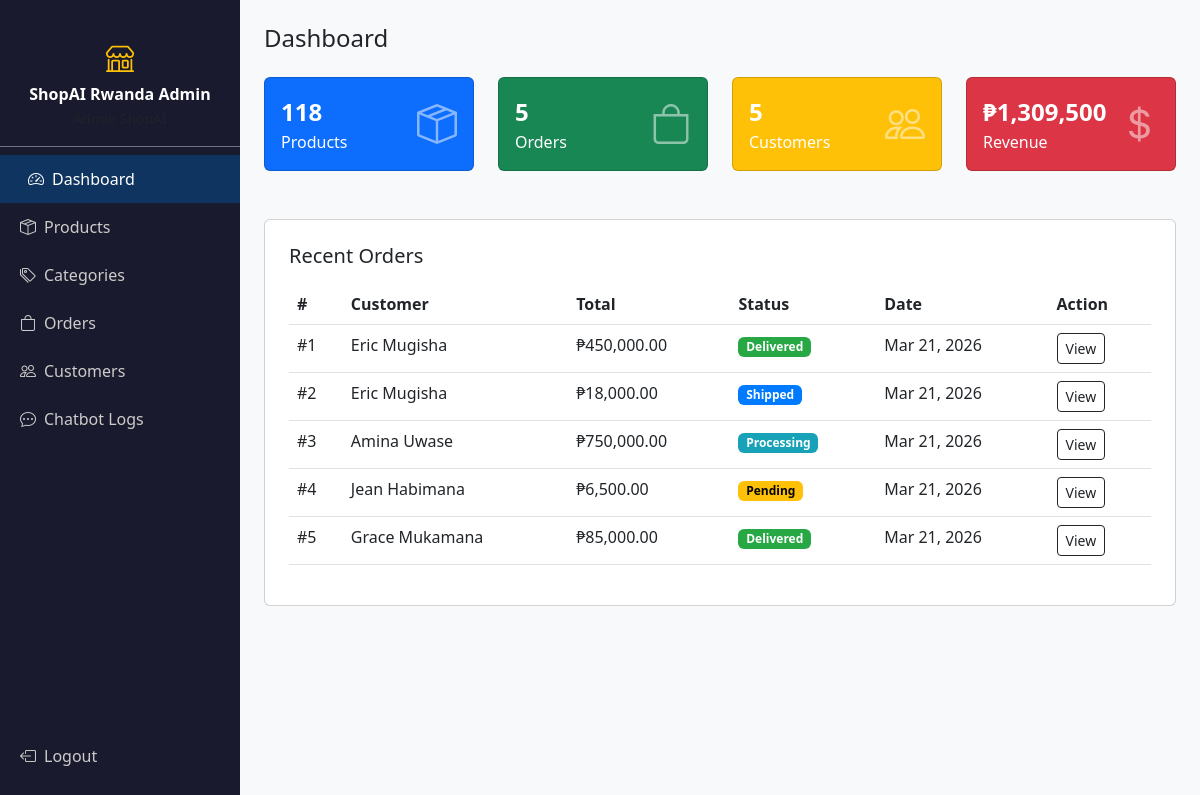
The page /ecommerce-chatbot/admin/index.php (signed in) on the database its author committed.
### tables this page shows
CREATE TABLE orders (
    id INT AUTO_INCREMENT PRIMARY KEY,
    user_id INT NOT NULL,
    total_price DECIMAL(12,2) NOT NULL,
    status ENUM('pending','processing','shipped','delivered','cancelled') DEFAULT 'pending',
    address TEXT,
    payment_method VARCHAR(50) DEFAULT 'cod',
    created_at TIMESTAMP DEFAULT CURRENT_TIMESTAMP,
    FOREIGN KEY (user_id) REFERENCES users(id) ON DELETE CASCADE
);

CREATE TABLE users (
    id INT AUTO_INCREMENT PRIMARY KEY,
    name VARCHAR(100) NOT NULL,
    email VARCHAR(150) UNIQUE NOT NULL,
    password VARCHAR(255) NOT NULL,
    role ENUM('customer','admin') DEFAULT 'customer',
    phone VARCHAR(20),
    address TEXT,
    created_at TIMESTAMP DEFAULT CURRENT_TIMESTAMP
);

### ecommerce-chatbot/admin/index.php (the view)
<?php require_once 'includes/admin_header.php'; ?>
<?php
$total_products = $conn->query("SELECT COUNT(*) as c FROM products")->fetch_assoc()['c'];
$total_orders   = $conn->query("SELECT COUNT(*) as c FROM orders")->fetch_assoc()['c'];
$total_users    = $conn->query("SELECT COUNT(*) as c FROM users WHERE role='customer'")->fetch_assoc()['c'];
$total_revenue  = $conn->query("SELECT SUM(total_price) as s FROM orders WHERE status != 'cancelled'")->fetch_assoc()['s'] ?? 0;
$recent_orders  = $conn->query("SELECT o.*, u.name FROM orders o JOIN users u ON o.user_id=u.id ORDER BY o.created_at DESC LIMIT 5");
?>
<div class="admin-content">
    <h4 class="mb-4">Dashboard</h4>
    <div class="row g-4 mb-5">
        <div class="col-md-3">
            <div class="card text-white bg-primary p-3">
                <div class="d-flex justify-content-between align-items-center">
                    <div><div class="fs-4 fw-bold"><?= $total_products ?></div><div>Products</div></div>
                    <i class="bi bi-box-seam fs-1 opacity-50"></i>
                </div>
            </div>
        </div>
        <div class="col-md-3">
            <div class="card text-white bg-success p-3">
                <div class="d-flex justify-content-between align-items-center">
                    <div><div class="fs-4 fw-bold"><?= $total_orders ?></div><div>Orders</div></div>
                    <i class="bi bi-bag fs-1 opacity-50"></i>
                </div>
            </div>
        </div>
        <div class="col-md-3">
            <div class="card text-white bg-warning p-3">
                <div class="d-flex justify-content-between align-items-center">
                    <div><div class="fs-4 fw-bold"><?= $total_users ?></div><div>Customers</div></div>
                    <i class="bi bi-people fs-1 opacity-50"></i>
                </div>
            </div>
        </div>
        <div class="col-md-3">
            <div class="card text-white bg-danger p-3">
                <div class="d-flex justify-content-between align-items-center">
                    <div><div class="fs-4 fw-bold">₱<?= number_format($total_revenue, 0) ?></div><div>Revenue</div></div>
                    <i class="bi bi-currency-dollar fs-1 opacity-50"></i>
                </div>
            </div>
        </div>
    </div>
    <div class="card p-4">
        <h5 class="mb-3">Recent Orders</h5>
        <table class="table table-hover">
            <thead><tr><th>#</th><th>Customer</th><th>Total</th><th>Status</th><th>Date</th><th>Action</th></tr></thead>
            <tbody>
            <?php while ($o = $recent_orders->fetch_assoc()): ?>
            <tr>
                <td>#<?= $o['id'] ?></td>
                <td><?= htmlspecialchars($o['name']) ?></td>
                <td>₱<?= number_format($o['total_price'], 2) ?></td>
                <td><span class="badge status-<?= $o['status'] ?>"><?= ucfirst($o['status']) ?></span></td>
                <td><?= date('M d, Y', strtotime($o['created_at'])) ?></td>
                <td><a href="orders.php?view=<?= $o['id'] ?>" class="btn btn-sm btn-outline-dark">View</a></td>
            </tr>
            <?php endwhile; ?>
            </tbody>
        </table>
    </div>
</div>
<?php require_once 'includes/admin_footer.php'; ?>

### ecommerce-chatbot/assets/css/style.css (style rules this page uses)
body { font-family: 'Segoe UI', sans-serif; background: #f8f9fa; }
.admin-content { margin-left: 240px; padding: 24px; }
.status-pending { background: #ffc107; color: #000; }
.status-processing { background: #17a2b8; color: #fff; }
.status-shipped { background: #007bff; color: #fff; }
.status-delivered { background: #28a745; color: #fff; }

### rows shown on the page
orders: id "1", user.name "Eric Mugisha", total_price "450,000.00", status "Delivered", created_at "Mar 21, 2026"
orders: id "2", user.name "Eric Mugisha", total_price "18,000.00", status "Shipped", created_at "Mar 21, 2026"
orders: id "3", user.name "Amina Uwase", total_price "750,000.00", status "Processing", created_at "Mar 21, 2026"
orders: id "4", user.name "Jean Habimana", total_price "6,500.00", status "Pending", created_at "Mar 21, 2026"
orders: id "5", user.name "Grace Mukamana", total_price "85,000.00", status "Delivered", created_at "Mar 21, 2026"

### other values the page prints
SITE_NAME "ShopAI Rwanda"
$label "Dashboard"
$label "Products"
$label "Categories"
$label "Orders"
$label "Customers"
$label "Chatbot Logs"
$total_products "118"
$total_orders "5"
$total_users "5"
$total_revenue "1,309,500"
